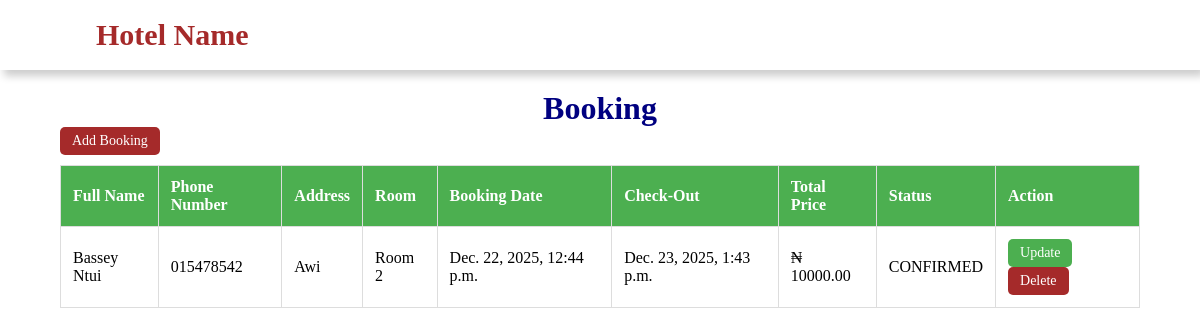
The page /booking/ on the database its author committed.
### hotelapp/models.py (models this page shows, shortened)
class Booking(models.Model):
    first_name = models.CharField(max_length=100, null=True)
    last_name = models.CharField(max_length=100, null=True)
    email = models.EmailField( null=True)
    phone_number = models.CharField(max_length=15, null=True)
    address = models.TextField(null=True, blank=True)
    room = models.ForeignKey(Room, on_delete=models.CASCADE, related_name='bookings')
    check_in = models.DateTimeField()
    check_out = models.DateTimeField()
    total_price = models.DecimalField(max_digits=8, decimal_places=2)
    booking_date = models.DateTimeField(auto_now_add=True)
    status = models.CharField(max_length=20, choices=[('pending', 'Pending'), ('confirm', 'Confirmed'), ('cancelled', 'Cancelled')])

class Room(models.Model):
    ROOM_TYPES = [
        ('single', 'Single'),
        ('double', 'Double'),
        ('suite', 'Suite'),
        ('penthouse', 'Penthouse'),
    ]
    room_number = models.CharField(max_length=10)
    room_type = models.CharField(max_length=10, choices=ROOM_TYPES)
    price_per_night = models.DecimalField(max_digits=8, decimal_places=2)
    is_available = models.BooleanField(default=True)
    description = models.TextField(null=True, blank=True)

### hotelapp/views.py (the view)
# urls.py: path('booking/', views.booking_list,name='booking_list'),
def booking_list(request):
    bookings = Booking.objects.all()
    context = {
        'bookings':bookings
    }
    return render(request, 'main/booking_list.html',context)

### templates/main/booking_list.html
{% extends 'base.html'%} {% block content%}
<div class="container">
  <h1>Booking</h1>
  <td>
    <a href="{% url 'booking_add'%}" class="btn secondary-btn">Add Booking</a>
  </td>
  <table class="responsive-table">
    <thead>
      <tr>
        <th>Full Name</th>
        <th>Phone Number</th>
        <th>Address</th>
        <th>Room</th>
        <th>Booking Date</th>
        <th>Check-Out</th>
        <th>Total Price</th>
        <th>Status</th>
        <th>Action</th>
      </tr>
    </thead>
    <tbody>
      {% for booking in bookings%}
      <tr>
        <td>{{booking.first_name}} {{booking.last_name}}</td>
        <td>{{booking.phone_number}}</td>
        <td>{{booking.address}}</td>
        <td>{{booking.room.room_number}}</td>
        <td>{{booking.booking_date}}</td>
        <td>{{booking.check_out}}</td>
        <td>&#8358; {{booking.total_price}}</td>
        <td>{{booking.status}}</td>
        <td>
          <a href="{% url 'booking_update' booking.id %}" class="btn primary-btn">Update</a>
          <a href="{% url 'booking_delete' booking.id %}" class="btn secondary-btn">Delete</a>
        </td>
      </tr>
      {% endfor %}
    </tbody>
  </table>
</div>
{% endblock content%}

### hotelapp/static/css/style.css (style rules this page uses)
* { margin: 0; padding: 0; box-sizing: border-box; }
.container { width: 90%; margin: 90px auto; }
.container h1 { text-align: center; color: navy; }
.responsive-table { width: 100%; border-collapse: collapse; margin: 10px 0; overflow-x: auto; -webkit-overflow-scrolling: touch; }
.responsive-table th, .responsive-table td { padding: 12px; text-align: left; border: 1px solid #ddd; }
.responsive-table th { background-color: #4CAF50; color: white; }
.btn { display: inline-block; padding: 6px 12px; font-size: 14px; text-decoration: none; border-radius: 5px; color: white; text-align: center; cursor: pointer; }
.primary-btn { background-color: #4CAF50; }
.secondary-btn { background-color: brown; }

### rows shown on the page
Booking: first_name "Bassey", last_name "Ntui", phone_number "015478542", address "Awi", room.room_number "Room 2", booking_date "Dec. 22, 2025, 12:44 p.m.", check_out "Dec. 23, 2025, 1:43 p.m.", total_price "10000.00", status "CONFIRMED"
